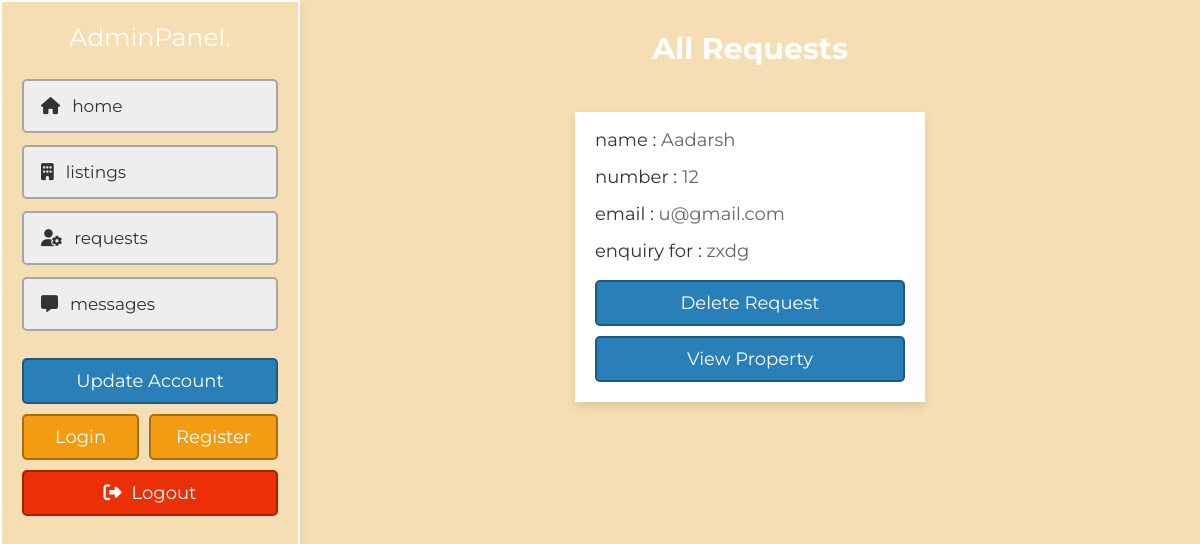
Before: /admin/requests.php (signed in) with the older database file.
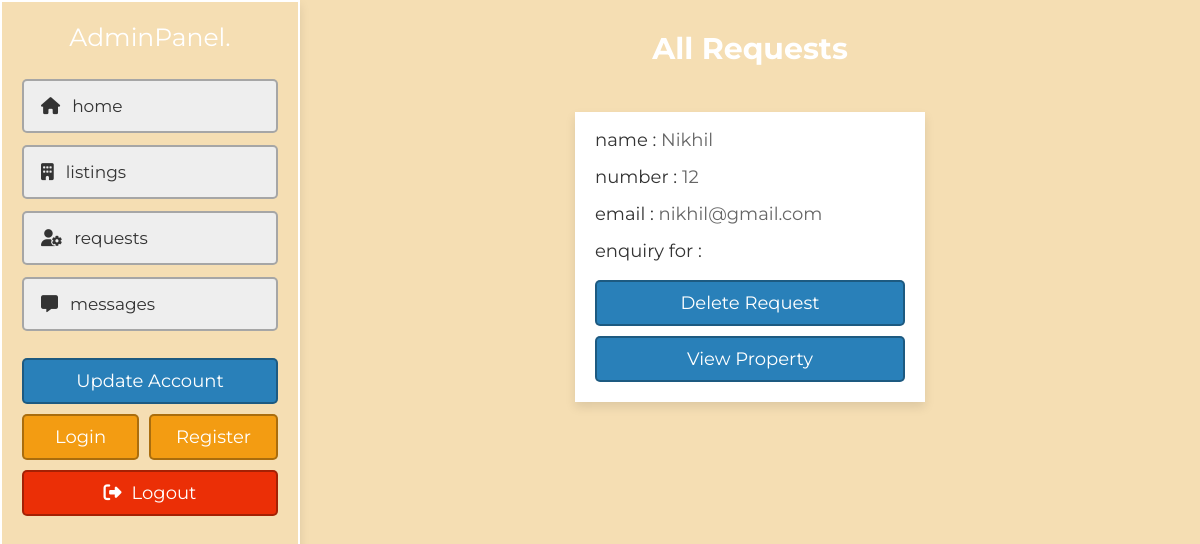
After: the same page with the newer database file.
### tables this page shows
CREATE TABLE `requests` (
  `id` int(20) NOT NULL,
  `property_id` varchar(20) NOT NULL,
  `sender` varchar(20) NOT NULL,
  `receiver` varchar(20) NOT NULL,
  `date` date NOT NULL DEFAULT current_timestamp()
);

CREATE TABLE `users` (
  `id` int(20) NOT NULL,
  `name` varchar(50) NOT NULL,
  `number` varchar(10) NOT NULL,
  `email` varchar(50) NOT NULL,
  `password` varchar(50) NOT NULL
);

CREATE TABLE `property` (
  `id` int(20) NOT NULL,
  `user_id` varchar(20) NOT NULL,
  `property_name` varchar(50) NOT NULL,
  `address` varchar(100) NOT NULL,
  `price` varchar(10) NOT NULL,
  `type` varchar(10) NOT NULL,
  `offer` varchar(10) NOT NULL,
  `status` varchar(50) NOT NULL,
  `furnished` varchar(50) NOT NULL,
  `bhk` varchar(10) NOT NULL,
  `deposite` varchar(10) NOT NULL,
  `bedroom` varchar(10) NOT NULL,
  `bathroom` varchar(10) NOT NULL,
  `balcony` varchar(10) NOT NULL,
  `carpet` varchar(10) NOT NULL,
  `age` varchar(2) NOT NULL,
  `total_floors` varchar(2) NOT NULL,
  `room_floor` varchar(2) NOT NULL,
  `loan` varchar(50) NOT NULL,
  `lift` varchar(3) NOT NULL,
  `security_guard` varchar(3) NOT NULL DEFAULT 'no',
  `play_ground` varchar(3) DEFAULT 'no',
  `garden` varchar(3) NOT NULL DEFAULT 'no',
  `water_supply` varchar(3) NOT NULL DEFAULT 'no',
  `power_backup` varchar(3) NOT NULL DEFAULT 'no',
  `parking_area` varchar(3) NOT NULL DEFAULT 'no',
  `gym` varchar(3) NOT NULL DEFAULT 'no',
  `shopping_mall` varchar(3) DEFAULT 'no',
  `hospital` varchar(3) NOT NULL DEFAULT 'no',
  `school` varchar(3) NOT NULL DEFAULT 'no',
  `market_area` varchar(3) NOT NULL DEFAULT 'no',
  `image_01` varchar(50) NOT NULL,
  `image_02` varchar(50) NOT NULL,
  `image_03` varchar(50) NOT NULL,
  `image_04` varchar(50) NOT NULL,
  `image_05` varchar(50) NOT NULL,
  `description` varchar(1000) NOT NULL,
  `date` date NOT NULL DEFAULT current_timestamp()
);

### admin/requests.php (the view, shortened to what this page needs)
<?php
@include '../components/connect.php';
if (isset($_COOKIE['admin_id'])) {
   $user_id = $_COOKIE['admin_id'];
} else {
   $user_id = '';
   header('location:login.php');
}
?>
<!DOCTYPE html>
<html lang="en">
<head>
   <link rel="stylesheet" href="https://cdnjs.cloudflare.com/ajax/libs/font-awesome/6.2.0/css/all.min.css">
   <link rel="stylesheet" href="../css/style.css">
</head>
<body>
   <?php @include '../components/admin_header.php'; ?>
   <section class="requests">
      <h1 class="heading">all requests</h1>
      <div class="box-container">
         <?php
         $select_requests = $conn->prepare("SELECT * FROM `requests` WHERE receiver = ?");
         $select_requests->execute([$user_id]);
         if ($select_requests->rowCount() > 0) {
            while ($fetch_request = $select_requests->fetch(PDO::FETCH_ASSOC)) {
               $select_sender = $conn->prepare("SELECT * FROM `users` WHERE id = ?");
               $select_sender->execute([$fetch_request['sender']]);
               $fetch_sender = $select_sender->fetch(PDO::FETCH_ASSOC);
               $select_property = $conn->prepare("SELECT * FROM `property` WHERE id = ?");
               $select_property->execute([$fetch_request['property_id']]);
               $fetch_property = $select_property->fetch(PDO::FETCH_ASSOC);
               $select_properties = $conn->prepare("SELECT * FROM `property` WHERE user_id = ? ORDER BY date DESC");
               $select_properties->execute([$user_id]);
               if ($select_properties->rowCount() > 0) {
                  $fetch_property = $select_properties->fetch(PDO::FETCH_ASSOC);
               }
               $property_id = $fetch_property['id'];
               ?>
               <div class="box">
                  <p>name : <span>
                     <?= $fetch_sender['name']; ?>
                     </span></p>
                  <p>number : <a href="tel:<?= $fetch_sender['number']; ?>"><?= $fetch_sender['number']; ?></a></p>
                  <p>email : <a href="mailto:<?= $fetch_sender['email']; ?>"><?= $fetch_sender['email']; ?></a></p>
                  <p>enquiry for : <span>
                        <?= $fetch_property['property_name']; ?>
                     </span></p>
                  <form action="" method="POST">
                     <input type="submit" value="delete request" class="btn" onclick="return confirm('remove this request?');"
                        name="delete">
                     <a href="view_property.php?get_id=<?= $property_id; ?>" class="btn">view property</a>
               </div>
               <?php
            }
         } else {
            echo '<p class="empty">you have no requests!</p>';
         }
         ?>
      </div>
   </section>
</body>
</html>

Changed rows visible on the page:
changed through a linked row, requests: users.name "Aadarsh" → "Nikhil"; users.email "u@gmail.com" → "nikhil@gmail.com"; property.property_name "zxdg" → (not shown)
